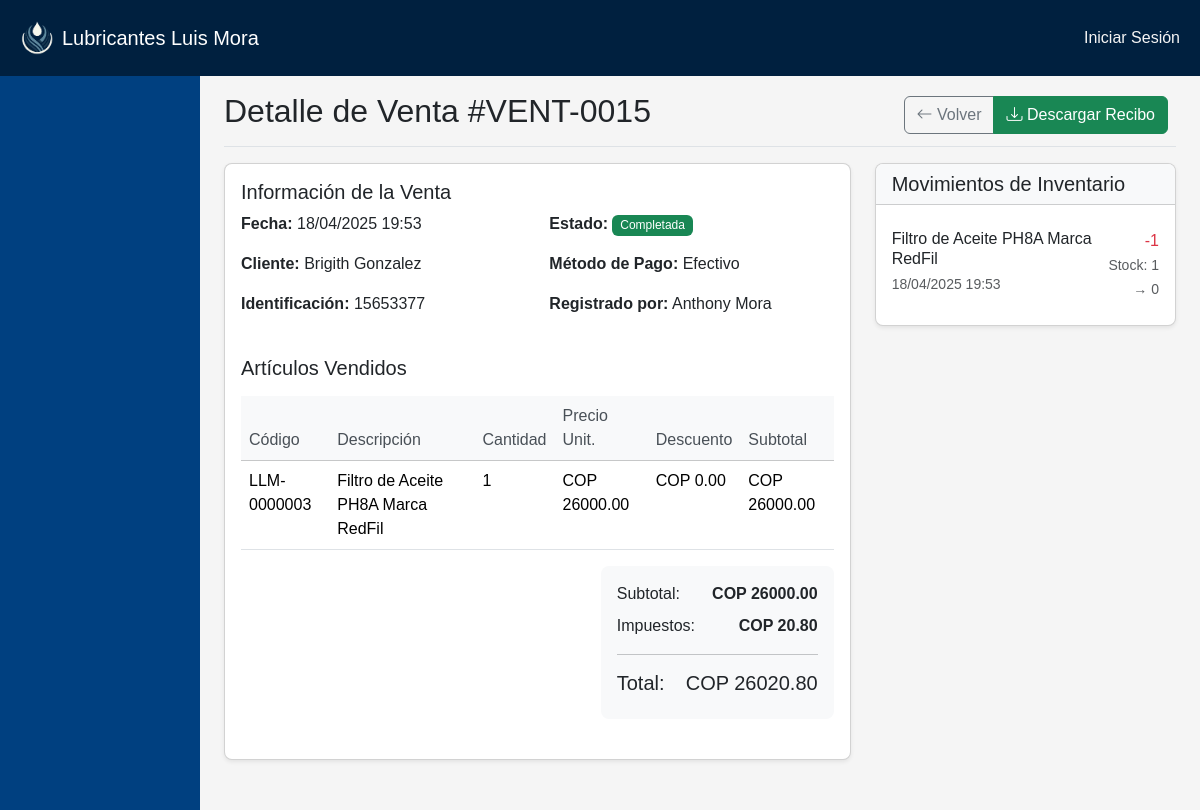
The app's page /ventas/30/detalle/ with its own data.
### aplicacion/models.py (models this page shows, shortened)
class Venta(models.Model):
    ESTADO_CHOICES = (
        ('BORRADOR', 'Borrador'),
        ('PENDIENTE', 'Pendiente de pago'),
        ('COMPLETADA', 'Completada'),
        ('CANCELADA', 'Cancelada'),
    )
    METODO_PAGO_CHOICES = (
        ('EFECTIVO', 'Efectivo'),
        ('TARJETA', 'Tarjeta'),
        ('TRANSFERENCIA', 'Transferencia'),
        ('CREDITO', 'Crédito'),
    )
    codigo = models.CharField(max_length=20, unique=True, verbose_name="Código de venta")
    cliente = models.ForeignKey('Cliente', on_delete=models.SET_NULL, null=True, blank=True)
    fecha = models.DateTimeField(default=timezone.now)
    subtotal = models.DecimalField(max_digits=12, decimal_places=2, default=0)
    impuesto = models.DecimalField(max_digits=12, decimal_places=2, default=0)
    total = models.DecimalField(max_digits=12, decimal_places=2, default=0)
    estado = models.CharField(max_length=20, choices=ESTADO_CHOICES, default='BORRADOR')
    metodo_pago = models.CharField(max_length=20, choices=METODO_PAGO_CHOICES, null=True, blank=True)
    observaciones = models.TextField(blank=True)
    creado_por = models.ForeignKey(CustomUser, on_delete=models.PROTECT)
    fecha_creacion = models.DateTimeField(auto_now_add=True)
    fecha_actualizacion = models.DateTimeField(auto_now=True)
    class Meta:
        ordering = ['-fecha']
        verbose_name = "Venta"
        verbose_name_plural = "Ventas"

class Cliente(models.Model):
    TIPO_CHOICES = (
        ('NATURAL', 'Persona Natural'),
        ('JURIDICO', 'Persona Jurídica'),
    )
    tipo = models.CharField(max_length=10, choices=TIPO_CHOICES, default='NATURAL')
    identificacion = models.CharField(max_length=20, unique=True)
    nombre = models.CharField(max_length=100)
    direccion = models.TextField(blank=True)
    telefono = models.CharField(max_length=20, blank=True)
    email = models.EmailField(blank=True)
    activo = models.BooleanField(default=True)
    fecha_creacion = models.DateTimeField(auto_now_add=True)
    class Meta:
        verbose_name = "Cliente"
        verbose_name_plural = "Clientes"

class CustomUser(AbstractUser):
    ROLES = (
        ('admin', 'Administrador'),
        ('personal', 'Personal'),
        ("invitado", "Invitado"),
    )
    rol = models.CharField(max_length=20, choices=ROLES, default='cliente')
    telefono = models.CharField(max_length=20, blank=True, verbose_name="Teléfono")
    direccion = models.TextField(blank=True, verbose_name="Dirección")
    foto_perfil = models.ImageField(upload_to='perfiles/', blank=True, null=True, verbose_name="Foto de perfil")
    admin = models.BooleanField(default=False, verbose_name="¿Administrador?")
    class Meta:
        verbose_name = 'Usuario'
        verbose_name_plural = 'Usuarios'

class DetalleVenta(models.Model):
    venta = models.ForeignKey(Venta, on_delete=models.CASCADE, related_name='detalles')
    articulo = models.ForeignKey(Articulo, on_delete=models.PROTECT)
    cantidad = models.DecimalField(max_digits=10, decimal_places=3, validators=[MinValueValidator(Decimal('0.001'))])
    precio_unitario = models.DecimalField(max_digits=12, decimal_places=2)
    impuesto = models.DecimalField(max_digits=12, decimal_places=2, default=0)
    subtotal = models.DecimalField(max_digits=12, decimal_places=2)
    descuento = models.DecimalField(max_digits=12, decimal_places=2, default=0)
    class Meta:
        verbose_name = "Detalle de venta"
        verbose_name_plural = "Detalles de venta"

class Articulo(models.Model):
    codigo = models.CharField(max_length=50, unique=True, verbose_name="Código")
    codigo_barras = models.CharField(max_length=100, blank=True, unique=True, null=True)
    nombre = models.CharField(max_length=200)
    descripcion = models.TextField(blank=True, verbose_name="Descripción")
    categoria = models.ForeignKey(Categoria, on_delete=models.SET_NULL, null=True, blank=True)
    marca = models.CharField(max_length=100, blank=True)
    modelo = models.CharField(max_length=100, blank=True)
    imagen = models.ImageField(upload_to='articulos/', null=True, blank=True)
    stock_actual = models.DecimalField(max_digits=12, decimal_places=2, default=0)
    stock_minimo = models.DecimalField(max_digits=12, decimal_places=2, default=0)
    stock_maximo = models.DecimalField(max_digits=12, decimal_places=2, null=True, blank=True)
    UNIDADES_MEDIDA = (
        ('UN', 'Unidad'),
        ('KG', 'Kilogramo'),
        ('LT', 'Litro'),
        ('MT', 'Metro'),
        ('PAR', 'Par'),
        ('JUEGO', 'Juego'),
        ('CAJA', 'Caja'),
    )
    unidad_medida = models.CharField(max_length=10, choices=UNIDADES_MEDIDA, default='UN')
    costo_promedio = models.DecimalField(max_digits=12, decimal_places=2, default=0)
    precio_venta = models.DecimalField(max_digits=12, decimal_places=2, default=0)
    TIPO_IMPUESTO = (
        (Decimal('0.00'), 'Exento'),
        (Decimal('0.16'), 'IVA 16%'),
        (Decimal('0.08'), 'IVA 8%'),
    )
    tasa_impuesto = models.DecimalField(max_digits=4, decimal_places=2, choices=TIPO_IMPUESTO, default=Decimal('0.16'))
    proveedor_principal = models.ForeignKey(Proveedor, on_delete=models.SET_NULL, null=True, blank=True)
    lead_time = models.PositiveIntegerField(default=0, help_text="Tiempo de reposición en días")
    activo = models.BooleanField(default=True)
    fecha_creacion = models.DateTimeField(auto_now_add=True)
    fecha_actualizacion = models.DateTimeField(auto_now=True)
    creado_por = models.ForeignKey(CustomUser, on_delete=models.SET_NULL, null=True, related_name='articulos_creados')
    palabras_clave = models.TextField(
        blank=True,
        help_text="Ingrese palabras clave separadas por comas. Ej: Toyota, Carro, Automático"
    )
    class Meta:
        verbose_name = "Artículo"
        verbose_name_plural = "Artículos"
        ordering = ['nombre']
        indexes = [
            models.Index(fields=['codigo']),
            models.Index(fields=['nombre']),
            models.Index(fields=['categoria']),
            models.Index(fields=['activo']),
        ]

class MovimientoInventario(models.Model):
    TIPO_MOVIMIENTO = (
        ('ENTRADA', 'Entrada'),
        ('SALIDA', 'Salida'),
        ('AJUSTE', 'Ajuste'),
    )
    articulo = models.ForeignKey(Articulo, on_delete=models.PROTECT, related_name='movimientos')
    tipo = models.CharField(max_length=10, choices=TIPO_MOVIMIENTO)
    cantidad = models.DecimalField(max_digits=10, decimal_places=3)
    fecha = models.DateTimeField(auto_now_add=True)
    usuario = models.ForeignKey(CustomUser, on_delete=models.PROTECT)
    referencia = models.CharField(max_length=100, blank=True)
    proveedor = models.ForeignKey(Proveedor, on_delete=models.SET_NULL, null=True, blank=True)
    observaciones = models.TextField(blank=True)
    costo_unitario = models.DecimalField(max_digits=10, decimal_places=2, null=True, blank=True)
    class Meta:
        verbose_name = "Movimiento de Inventario"
        verbose_name_plural = "Movimientos de Inventario"
        ordering = ['-fecha']

class HistorialStock(models.Model):
    movimiento = models.ForeignKey(MovimientoInventario, on_delete=models.CASCADE, related_name='historial')
    fecha = models.DateTimeField(auto_now_add=True)
    stock_antes = models.DecimalField(max_digits=12, decimal_places=2)
    stock_despues = models.DecimalField(max_digits=12, decimal_places=2)
    costo_promedio_antes = models.DecimalField(max_digits=12, decimal_places=2)
    costo_promedio_despues = models.DecimalField(max_digits=12, decimal_places=2)
    costo_unitario_compra = models.DecimalField(max_digits=10, decimal_places=2)  # Precio de esta compra
    costo_unitario_anterior = models.DecimalField(max_digits=10, decimal_places=2, null=True)  # Precio compra anterior
    usuario = models.ForeignKey(CustomUser, on_delete=models.PROTECT)
    class Meta:
        ordering = ['-fecha']

### aplicacion/view/view_ventas.py (the view)
# urls.py: path('ventas/<int:venta_id>/detalle/', detalle_venta, name='detalle_venta'),
def detalle_venta(request, venta_id):
    venta = get_object_or_404(Venta.objects.select_related('cliente', 'creado_por'),
                             id=venta_id)
    detalles = venta.detalles.select_related('articulo')
    movimientos = MovimientoInventario.objects.filter(
        referencia=f"Venta {venta.codigo}"
    ).select_related('articulo', 'usuario')
    context = {
        'venta': venta,
        'detalles': detalles,
        'movimientos': movimientos
    }
    return render(request, 'detalles/detalles_ventas.html', context)

### aplicacion/templates/detalles/detalles_ventas.html (shortened to what this page needs)
{% extends 'base_ventas.html' %}
{% load static %}
{% block venta_title %}Detalle de Venta #{{ venta.codigo }}{% endblock %}
{% block venta_buttons %}
<div class="btn-toolbar mb-2 mb-md-0">
  <div class="btn-group me-2">
    <a href="{% url 'lista_ventas' %}" class="btn btn-outline-secondary">
      <i class="bi bi-arrow-left"></i> Volver
    </a>
    <a href="#" class="btn btn-success" id="descargar-recibo-btn" data-idVenta="{{venta.id}}" data-codigoVenta="{{venta.codigo}}">
      <i class="bi bi-download"></i> Descargar Recibo
    </a>
  </div>
</div>
{% endblock %}
{% block venta_content %}
<div class="row">
  <div class="col-md-8">
    <div class="card shadow-sm mb-4">
      <div class="card-body">
        <h5 class="card-title">Información de la Venta</h5>
        <div class="row mb-3">
          <div class="col-md-6">
            <p><strong>Fecha:</strong> {{ venta.fecha|date:"d/m/Y H:i" }}</p>
            <p><strong>Cliente:</strong> {{ venta.cliente.nombre|default:"No especificado" }}</p>
            <p><strong>Identificación:</strong> {{ venta.cliente.identificacion|default:"-" }}</p>
          </div>
          <div class="col-md-6">
            <p><strong>Estado:</strong>
              <span class="badge
                {% if venta.estado == 'COMPLETADA' %}bg-success
                {% elif venta.estado == 'CANCELADA' %}bg-danger
                {% elif venta.estado == 'PENDIENTE' %}bg-warning text-dark
                {% else %}bg-secondary{% endif %}">
                {{ venta.get_estado_display }}
              </span>
            </p>
            <p><strong>Método de Pago:</strong> {{ venta.get_metodo_pago_display|default:"No especificado" }}</p>
            <p><strong>Registrado por:</strong> {{ venta.creado_por.get_full_name }}</p>
          </div>
        </div>
        <h5 class="mt-4 mb-3">Artículos Vendidos</h5>
        <div class="table-responsive">
          <table class="table">
            <thead class="table-light">
              <tr>
                <th>Código</th>
                <th>Descripción</th>
                <th>Cantidad</th>
                <th>Precio Unit.</th>
                <th>Descuento</th>
                <th>Subtotal</th>
              </tr>
            </thead>
            <tbody>
              {% for detalle in detalles %}
              <tr>
                <td>{{ detalle.articulo.codigo }}</td>
                <td>{{ detalle.articulo.nombre }}</td>
                <td>{{ detalle.cantidad|floatformat:0 }}</td>
                <td>COP {{ detalle.precio_unitario|floatformat:2 }}</td>
                <td>COP {{ detalle.descuento|floatformat:2 }}</td>
                <td>COP {{ detalle.subtotal|floatformat:2 }}</td>
              </tr>
              {% endfor %}
            </tbody>
          </table>
        </div>
        <div class="row justify-content-end mt-3">
          <div class="col-md-5">
            <div class="card border-0 bg-light">
              <div class="card-body">
                <div class="d-flex justify-content-between mb-2">
                  <span>Subtotal:</span>
                  <strong>COP {{ venta.subtotal|floatformat:2 }}</strong>
                </div>
                <div class="d-flex justify-content-between mb-2">
                  <span>Impuestos:</span>
                  <strong>COP {{ venta.impuesto|floatformat:2 }}</strong>
                </div>
                <hr>
                <div class="d-flex justify-content-between">
                  <span class="h5">Total:</span>
                  <strong class="h5">COP {{ venta.total|floatformat:2 }}</strong>
                </div>
              </div>
            </div>
          </div>
        </div>
      </div>
    </div>
  </div>
  <div class="col-md-4">
    <div class="card shadow-sm">
      <div class="card-header bg-light">
        <h5 class="mb-0">Movimientos de Inventario</h5>
      </div>
      <div class="card-body">
        {% if movimientos %}
        <div class="list-group list-group-flush">
          {% for movimiento in movimientos %}
          <div class="list-group-item border-0 px-0 py-2">
            <div class="d-flex justify-content-between">
              <div>
                <h6 class="mb-1">{{ movimiento.articulo.nombre }}</h6>
                <small class="text-muted">{{ movimiento.fecha|date:"d/m/Y H:i" }}</small>
              </div>
              <div class="text-end">
                <span class="d-block text-danger">-{{ movimiento.cantidad|floatformat:0 }}</span>
                <small class="text-muted">
                  Stock: {{ movimiento.historial.first.stock_antes|floatformat:0 }} →
                  {{ movimiento.historial.first.stock_despues|floatformat:0 }}
                </small>
              </div>
            </div>
          </div>
          {% endfor %}
        </div>
        {% else %}
        <p class="text-muted">No se registraron movimientos de inventario</p>
        {% endif %}
      </div>
    </div>
  </div>
</div>
{% endblock %}

### aplicacion/static/css/styles.css (style rules this page uses)
* { margin: 0; padding: 0; box-sizing: border-box; }
body { background-color: #f5f5f5; color: #F5F5F5; font-family: 'NotoSansJP', sans-serif; font-size: 16px; line-height: 1.5; }

### aplicacion/static/css/styles_admin.css (style rules this page uses)
.card { border-radius: 0.5rem; overflow: hidden; }

### aplicacion/static/css/ventas.css (style rules this page uses)
.card { border-radius: 0.5rem; margin-bottom: 1.5rem; }
.table { margin-bottom: 0; }
.table thead th { border-top: none; font-weight: 500; color: #495057; background-color: #f8f9fa; }
.badge { font-weight: 500; padding: 0.35em 0.65em; }
.list-group-item { border-left: 0; border-right: 0; padding-left: 0; padding-right: 0; }
.list-group-item:first-child { border-top: 0; }

### records on screen
Venta: codigo "VENT-0015", fecha "18/04/2025 19:53", cliente.nombre "Brigith Gonzalez", cliente.identificacion "15653377", estado "Completada", metodo_pago "Efectivo", creado_por.get_full_name "Anthony Mora", subtotal "26000.00", impuesto "20.80", total "26020.80"
DetalleVenta: articulo.codigo "LLM-0000003", articulo.nombre "Filtro de Aceite PH8A Marca RedFil", cantidad "1", precio_unitario "26000.00", descuento "0.00", subtotal "26000.00"
MovimientoInventario: articulo.nombre "Filtro de Aceite PH8A Marca RedFil", fecha "18/04/2025 19:53", cantidad "1", historial.first.stock_antes "1", historial.first.stock_despues "0"
